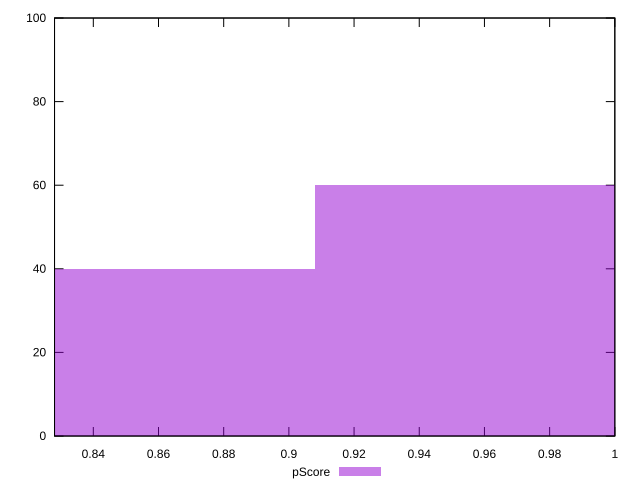

Write gnuplot code to recreate this figure.
reset

$pScore <<EOF
0.9778855842684757 60
0.8381876436586935 40
EOF

set key outside below
set boxwidth 0.13969794060978225
set xrange [0.8281033333142598:1]
set yrange [0:100]
set trange [0:100]
set style fill transparent solid 0.5 noborder
set terminal svg size 640, 490 enhanced background rgb 'white'
set output "report_00018_2021-02-10T15-25-16.877Z/uses-rel-preconnect/samples/pages+cached+noadtech/pScore/histogram.svg"

plot $pScore title "pScore" with boxes

reset
